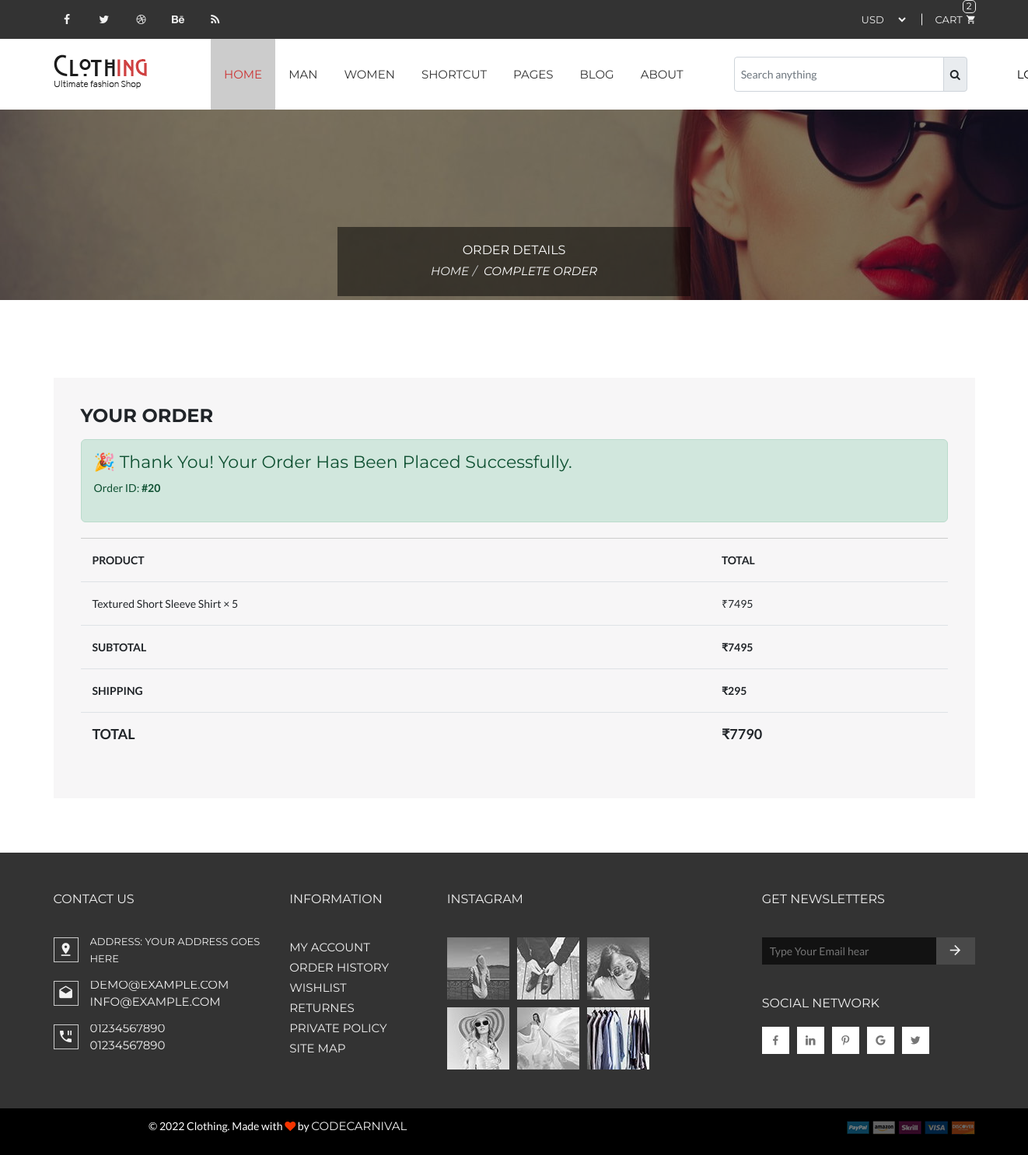
The app's page /complete_order/20/ (signed in) with its own data.
### app/models.py (models this page shows, shortened)
class Order(models.Model):
    user = models.ForeignKey(settings.AUTH_USER_MODEL, on_delete=models.CASCADE)
    first_name = models.CharField(max_length=100)
    last_name = models.CharField(max_length=100)
    email = models.EmailField()
    phone = models.CharField(max_length=100)
    address = models.TextField(blank=True, null=True)
    city = models.CharField(max_length=100)
    state = models.CharField(max_length=100)
    zipcode = models.CharField(max_length=10)
    is_paid = models.BooleanField(default=False)
    razorpay_order_id = models.CharField(max_length=255, blank=True, null=True)
    razorpay_payment_id = models.CharField(max_length=255, blank=True, null=True)
    razorpay_signature = models.CharField(max_length=500, blank=True, null=True)
    subtotal = models.IntegerField()
    shipping = models.IntegerField()
    total = models.IntegerField()
    payment_method = models.CharField(max_length=50)
    status = models.CharField(max_length=50, default="Pending")
    created_at = models.DateTimeField(auto_now_add=True)
    def __str__(self):
        return f"Order #{self.id} - {self.user}"

class OrderItem(models.Model):
    order = models.ForeignKey(Order, on_delete=models.CASCADE, related_name="items")
    product = models.ForeignKey(Product, on_delete=models.CASCADE)
    quantity = models.IntegerField()
    price = models.IntegerField()  # snapshot of product.price
    @property
    def subtotal(self):
        return self.price * self.quantity
    def __str__(self):
        return f"{self.product.name} ({self.quantity})"

class Product(models.Model):
    category = models.ForeignKey(Categories, on_delete=models.CASCADE)
    subcategory = models.ForeignKey(Subcategories, on_delete=models.CASCADE)
    name = models.CharField(max_length=100)
    image = models.ImageField(upload_to='images/')
    org_price = models.IntegerField(default=0)
    price = models.IntegerField(default=0)
    description = models.TextField(blank=True, null=True)

### app/views.py (the view)
@login_required(login_url='/login/')
def complete_order(request, id):
    order = get_object_or_404(Order, id=id)
    context = {"order": order}
    print("ORDER:", order)
    print("ITEMS:", order.items.all())
    return render(request, 'complete-order.html', context)

### app/template/complete-order.html (shortened to what this page needs)
{% extends 'base.html'%}
{% load static%}
{% block content%}
<div class="breadcumb-area overlay pos-rltv">
    <div class="bread-main">
        <div class="bred-hading text-center">
            <h5>Order Details</h5></div>
        <ol class="breadcrumb">
            <li class="home"><a title="Go to Home Page" href="/">Home</a></li>
            <li class="active">Complete Order</li>
        </ol>
    </div>
</div>
<div class="cart-checkout-area  pt-80 pt-70 " style="padding-top: 40px; padding-bottom: 70px;">
    <div class="container">
        <div class="row">
            <div class="col-lg-12">
                <div class="product-area">
                    <div class="title-tab-product-category row">
                        <div class="col-lg-12 text-center pb-60">
                        </div>
                    </div>
                    <div class="checkout-wrapper">
                        <div class="row">
                            <div class="col-lg-12">
                                <div class="checkout-payment-area">
                                    <div class="checkout-total mt20">
                                        <h3>Your order</h3>
                                        <div class="alert alert-success mb-20">
                                            <h4>🎉 Thank You! Your Order Has Been Placed Successfully.</h4>
                                            <p>Order ID: <strong>#{{ order.id }}</strong></p>
                                        </div>
                                        <div class="table-responsive">
                                            <table class="checkout-area table">
                                                <thead>
                                                <tr class="cart_item check-heading">
                                                    <td class="ctg-type"> Product</td>
                                                    <td class="cgt-des"> Total</td>
                                                </tr>
                                                </thead>
                                                <tbody>
                                                {% for i in order.items.all%}
                                                <tr class="cart_item check-item prd-name">
                                                    <td class="ctg-type">{{i.product.name }} ×
                                                        <span>{{ i.quantity }}</span></td>
                                                    <td class="cgt-des">₹{{ i.subtotal }}</td>
                                                </tr>
                                                {% endfor %}
                                                <tr class="cart_item">
                                                    <td class="ctg-type">Subtotal</td>
                                                    <td class="cgt-des">₹{{ order.subtotal }}</td>
                                                </tr>
                                                <tr class="cart_item">
                                                    <td class="ctg-type">Shipping</td>
                                                    <td class="cgt-des">₹{{ order.shipping }}</td>
                                                </tr>
                                                <tr class="cart_item">
                                                    <td class="ctg-type crt-total"> Total
                                                    </td>
                                                    <td class="cgt-des prc-total">
                                                        ₹{{ order.total }}
                                                    </td>
                                                </tr>
                                                </tbody>
                                            </table>
                                        </div>
                                    </div>
                                </div>
                            </div>
                        </div>
                    </div>
                </div>
            </div>
        </div>
    </div>
</div>
{% endblock %}

### app/static/css/style1.css (style rules this page uses)
.breadcrumb { background: transparent none repeat scroll 0 0; border-radius: 0; margin: 0 auto; padding: 0; display: flex; justify-content: center; }
.breadcumb-area { background: rgba(0, 0, 0, 0) url("images/bg/breadcumb.jpg") no-repeat scroll 0 0; min-height: 245px; }
.bread-main { background: rgba(0, 0, 0, 0.5) none repeat scroll 0 0; bottom: 5px; left: 50%; padding: 20px 120px; position: absolute; -webkit-transform: translate(-50%); transform: translate(-50%); }
.bred-hading > h5 { color: #fff; font-size: 16px; margin-bottom: 5px; text-transform: uppercase; }
.breadcrumb > .active { color: #fff; }
.breadcrumb > li+li:before { content: "/\00a0"; padding: 0 5px; color: #ccc; }
.breadcumb-area.overlay:before { opacity: 0.5; -ms-filter: "progid:DXImageTransform.Microsoft.Alpha(Opacity=50)"; }
.bread-main li { font-style: italic; }
table.table { margin-bottom: 0; width: 100%; }
.cart_item.check-heading { border-top: 1px solid #ccc }
.checkout-payment-area { background: #f7f6f7 none repeat scroll 0 0; padding: 35px; }
.checkout-area .cart_item td { border-color: #ddd -moz-use-text-color -moz-use-text-color; border-style: solid none none; border-width: 1px medium medium; font-weight: 700; padding: 15px; text-transform: uppercase; }
.ctg-type.crt-total { font-size: 18px }
.cgt-des.prc-total { font-size: 18px; }
.checkout-payment-area .prd-name td { font-family: lato; font-size: 14px; font-weight: 500; text-transform: capitalize; }
.checkout-payment-area .checkout-total h3 { font-size: 24px; font-weight: 700; margin-bottom: 15px; text-transform: uppercase; }

### app/static/css/responsive.css (style rules this page uses)
@media (min-width: 1200px) { .container { max-width: 1200px; } }

### app/static/css/shortcode/default.css (style rules this page uses)
body { font-family: 'Lato', sans-serif; font-weight: normal; font-style: normal; font-size: 14px; line-height:25px }
h1, h2, h3, h4, h5, h6 { font-family: 'Montserrat', sans-serif; font-weight: normal; margin-top: 0px; font-style: normal; }
h3 { font-size: 28px; }
h4 { font-size: 22px; }
h5 { font-size: 18px; }
p { font-size: 14px; font-weight: normal; line-height: 24px; margin-bottom: 15px; }
@media (min-width: 992px) { .container { --bs-gutter-x: 15px; } }
@media (min-width: 992px) { .container .row { --bs-gutter-x: 30px; } }
.mb-20 { margin-bottom: 20px }
.pt-70 { padding-top: 70px }
.pt-80 { padding-top: 80px }
.pb-60 { padding-bottom: 60px }
.pos-rltv { position:relative }
.overlay { position: relative; }
.overlay::before { background: #000 none repeat scroll 0 0; content: ""; height: 100%; left: 0; opacity: 0.85; position: absolute; top: 0; width: 100%; }

### records on screen
Order: id "20", subtotal "7495", shipping "295", total "7790"
OrderItem: product.name "Textured Short Sleeve Shirt", quantity "5", subtotal "7495"
